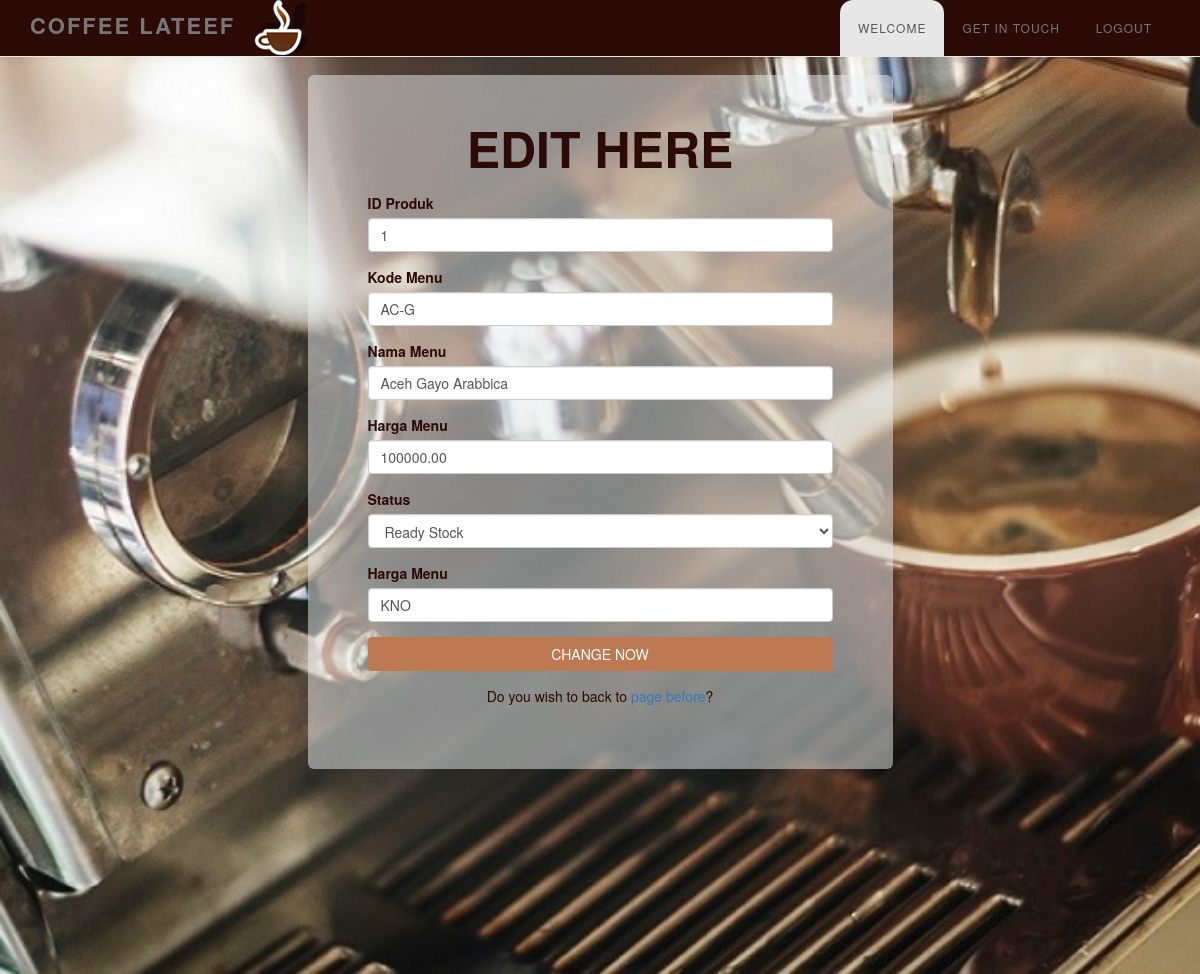
Page /login/update_edit.php?id=1 on the committed database.
### tables this page shows
CREATE TABLE IF NOT EXISTS `tb_produk` (
  `id_produk` int(10) NOT NULL AUTO_INCREMENT,
  `kode_produk` varchar(10) NOT NULL,
  `nama_produk` varchar(50) NOT NULL,
  `harga_produk` decimal(22,2) NOT NULL,
  `status_produk` varchar(20) NOT NULL,
  `id_sup` varchar(10) NOT NULL,
  `gambar` varchar(100) NOT NULL,
  PRIMARY KEY (`id_produk`)
);

### login/update_edit.php (the view, shortened to what this page needs)
<?php
include '../koneksi.php';
	$id = $_GET['id'];
$result = $connect->query("SELECT * FROM tb_produk WHERE id_produk='$id'");
		if(mysqli_num_rows($result) == 0){
	echo '<script>window.history.back()</script>';
}else{
	$row=$result->fetch_assoc();
	}
?>
<!DOCTYPE html>
<head>
	<link rel="stylesheet" href="../css/bootstrap.min.css">
	<link rel="stylesheet" href="../css/animate.min.css">
	<link rel="stylesheet" href="../css/font-awesome.min.css">
	<link rel="stylesheet" href="../css/style.css">
	<link rel="stylesheet" href="../css/nav.css">
	<link rel="stylesheet" href="../css/lte.min.css">
	<link rel="stylesheet" href="../css/agency.min.css">
	<link rel="stylesheet" href="../css/bootstrap.css">
	<link rel="stylesheet" href="../css/additional.css">
</head>
<body>
<nav class="navbar navbar-default navbar-fixed-top" role="navigation" style="background-color: #2C0A05;">
	<div class="container">
		<div class="navbar-header">
			<img src="../img/header-icon.png" />
			<a class="navbar-brand" href="../index_admin.php">COFFEE LATEEF</a>
		</div>
		<div class="collapse navbar-collapse" id="mymenu" style="background-color: #2C0A05;">
			<ul class="nav navbar-nav pull-right page-scroll">
				<li class="active"><a href="../index_admin.php">Welcome</a></li>
				<li><a href="../index_admin.php #getintouch">Get In Touch</a></li>
				<li><a href="../login/logout.php">Logout</a></li>
			</ul>
		</div>
	</div>
</nav>
<footer class="parallax-section">
<section class="full" style="color: #2C0A05; text-align: left; padding-top: 50px;">
	<div class="container ">
		<div class="row">
		<div class="col-md-6 col-md-offset-3 jumbotron" style="background-color: rgba(236, 240, 241,0.5);">
			<header>
		        <div class="container">
		            <div class="intro-text">
		                <div class="intro-heading">Edit	Here</div>
		            </div>
		        </div>
		    </header>
			<div class="form-group">
				<form action="aksi_editing.php" method="post">
						<div class="form-group">
							<label>ID Produk</label>
							<input class="form-control" type="text" name="id_produk" value="<?php echo $row['id_produk']; ?>">
						</div>
						<div class="form-group">
							<label>Kode Menu</label>
						   <input class="form-control" type="text" name="kode_produk" value="<?php echo $row['kode_produk']; ?>">
						</div>
						<div class="form-group">
							<label>Nama Menu</label>
						   <input class="form-control" type="text" name="nama_produk" value="<?php echo $row['nama_produk']; ?>">
						</div>
						<div class="form-group">
							<label>Harga Menu</label>
							<input class="form-control" type="text" name="harga_produk" value="<?php echo $row['harga_produk']; ?>">
						</div>
						<div class="form-group">
							<label>Status</label>
							<select class="selectpicker form-control" name="status_produk" >
							<option>Ready Stock</option>
							</select>
						</div>
						<div class="form-group">
							<label>Harga Menu</label>
							<input class="form-control" type="text" name="id_sup" value="<?php echo $row['id_sup']; ?>">
						</div>
						<div class="form-group">
							<button type="submit" class="btn btn-block btn-xl ">Change Now</button>
						</div>
						<div class="text-center">
							Do you wish to back to <a href="home.php">page before</a>?
						</div>
				</form>
			</div>
			</div>
		</div>
	</div>
</section>
</footer>
</body>
</html>

### css/style.css (style rules this page uses)
body { background: #ffffff; font-family: 'Roboto', sans-serif; font-weight: 400; position: relative; }
.parallax-section { background-attachment: fixed !important; background-size: cover !important; }
.navbar-default { background: #ffffff; box-shadow: 0px 2px 8px 0px rgba(50, 50, 50, 0.04); border: none; margin-bottom: 0; }
.navbar-brand, .navbar-nav li a { line-height: 28px; }
.navbar-default .navbar-brand { color: #ffffff; font-size: 22px; font-weight: bold; letter-spacing: 2px; }
.navbar-default .navbar-nav li a { font-size: 12px; letter-spacing: 1px; }
footer { background: url(../img/bg-home.jpg) 50% 0 repeat-y fixed; -webkit-background-size: cover; background-size: cover; background-position: center; color: #ffffff; padding-top: 50px; padding-bottom: 50px; }
body { background: #eee url(../img/bg.png)); }
html,body { position: relative; height: 100%; }

### css/nav.css (style rules this page uses)
.nav { position: relative; margin: 0px 0 0 0; }
ul.nav { padding:0; list-style:none; }
.nav > li { display: inline-block; float: left; background: none; }
.nav li.active, .nav li a:hover { color: #fff; }
.nav > li > a { padding: 0.5em 1em 1em 1em; display: block; color: #fff; margin: 0; font-size: 15px; font-weight:500; text-transform: uppercase; border: none; letter-spacing: 1px; border-style: solid; border-color: rgba(255, 255, 255, 0); background: none; border-top-left-radius: 13px; border-top-right-radius: 13px; }
.nav > li:nth-child(1) > a,.nav > li:nth-child(5) > a,.nav > li:nth-child(6) > a, .nav > li:nth-child(7) > a { background:none; }
.nav > li > ul li ul, .nav li >ul li, .nav > li > .fulldrop, .nav > li > .coldrop, .nav > li > ul, .nav > li { transition: all 0.3s ease-in-out; -moz-transition: all 0.3s ease-in-out; -webkit-transition: all 0.3s ease-in-out; -o-transition: all 0.3s ease-in-outs; }
@media (max-width: 1280px) { .nav > li > a { font-size: 1em; letter-spacing: 0; } }

### css/additional.css (style rules this page uses)
.full { width: 100$; height : 100%; }

### rows in the picture
tb_produk: id_produk "1", kode_produk "AC-G", nama_produk "Aceh Gayo Arabbica", harga_produk "100000.00", id_sup "KNO"
